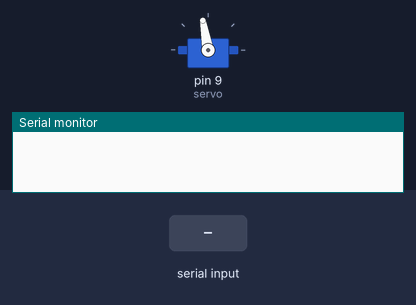
This sketch was run on a simulated Arduino Uno, built with avr-gcc and run on an emulated ATmega328P. On the bench: servo, the last lines printed to the serial monitor. The test bench sets the inputs (shaded band).

Above: at 1.2 s.
1.3 s: "0" received over Serial
At 1.46 s:
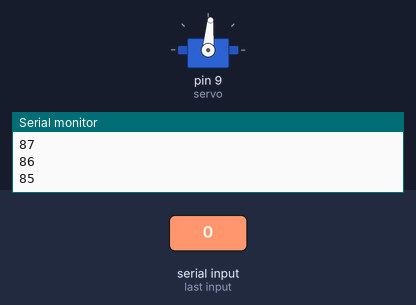
At 2.9 s:
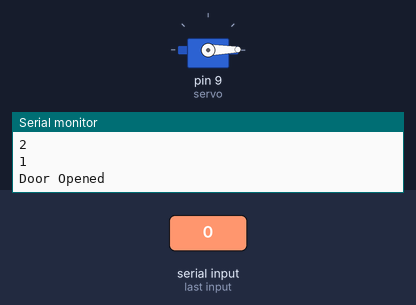
Timing chart, 0 to 4.4 s (numbered marks = the images above; inputs shaded):
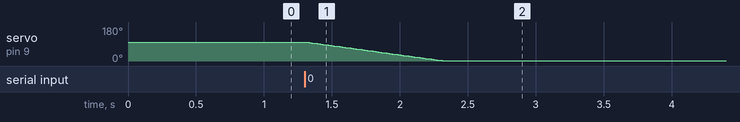

The sketch:

door_open_close.ino
```cpp
#include<Servo.h>

Servo servo;

int close_pos = 100;
int open_pos = 1;
bool door_close = true;

void setup()
{
  Serial.begin(9600);
  servo.attach(9);
  servo.write(close_pos);
}

void loop()
{
  while(Serial.available())
  {
    char ch = Serial.read();
    Serial.println(ch);
    if (ch == '0') {
      if(door_close){
        door_function();
        door_close = false;
      }
      else{
        door_function();
        door_close = true;
      }
    }
  }
}

void door_function()
{
  if(door_close)
  {
    int i = close_pos;
    while( i >= open_pos)
    {
      servo.write(i);
      Serial.println(i);
      delay(10);
      i -= 1;
    }
    Serial.println("Door Opened");
  }
  else
  {
    int i = open_pos;
    while( i <= close_pos)
    {
      servo.write(i);
      Serial.println(i);
      delay(10);
      i += 1;
    }
    Serial.println("Door Closed");
  }
}
```

Measured:
- after the input at 1.3 s, servo on pin 9 (servo): moves from 100° to 1° over 1.0 s, starting at once
